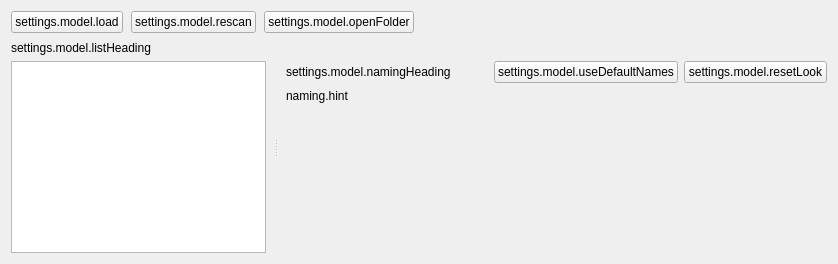
<?xml version="1.0" encoding="UTF-8"?>
<ui version="4.0">
 <class>ModelPage</class>
 <widget class="QWidget" name="ModelPage">
  <layout class="QVBoxLayout" name="rootLayout">
   <property name="spacing">
    <number>8</number>
   </property>
   <item>
    <layout class="QHBoxLayout" name="buttonRow">
     <item>
      <widget class="QPushButton" name="loadButton">
       <property name="text">
        <string>settings.model.load</string>
       </property>
      </widget>
     </item>
     <item>
      <widget class="QPushButton" name="rescanButton">
       <property name="text">
        <string>settings.model.rescan</string>
       </property>
      </widget>
     </item>
     <item>
      <widget class="QPushButton" name="openFolderButton">
       <property name="text">
        <string>settings.model.openFolder</string>
       </property>
      </widget>
     </item>
     <item>
      <spacer name="buttonSpacer">
       <property name="orientation">
        <enum>Qt::Horizontal</enum>
       </property>
       <property name="sizeHint" stdset="0">
        <size>
         <width>40</width>
         <height>20</height>
        </size>
       </property>
      </spacer>
     </item>
    </layout>
   </item>
   <item>
    <widget class="QSplitter" name="splitter">
     <property name="orientation">
      <enum>Qt::Horizontal</enum>
     </property>
     <property name="childrenCollapsible">
      <bool>false</bool>
     </property>
     <widget class="QWidget" name="leftPane">
      <layout class="QVBoxLayout" name="leftLayout">
       <property name="leftMargin">
        <number>0</number>
       </property>
       <property name="topMargin">
        <number>0</number>
       </property>
       <property name="rightMargin">
        <number>8</number>
       </property>
       <property name="bottomMargin">
        <number>0</number>
       </property>
       <item>
        <widget class="QLabel" name="listHeading">
         <property name="text">
          <string>settings.model.listHeading</string>
         </property>
        </widget>
       </item>
       <item>
        <widget class="QListWidget" name="modelList">
         <property name="minimumSize">
          <size>
           <width>180</width>
           <height>0</height>
          </size>
         </property>
        </widget>
       </item>
      </layout>
     </widget>
     <widget class="QWidget" name="rightPane">
      <layout class="QVBoxLayout" name="rightLayout">
       <property name="leftMargin">
        <number>8</number>
       </property>
       <property name="topMargin">
        <number>0</number>
       </property>
       <property name="rightMargin">
        <number>0</number>
       </property>
       <property name="bottomMargin">
        <number>0</number>
       </property>
       <item>
        <widget class="QLabel" name="currentModelName">
         <property name="text">
          <string/>
         </property>
         <property name="wordWrap">
          <bool>true</bool>
         </property>
        </widget>
       </item>
       <item>
        <layout class="QHBoxLayout" name="namingHeaderRow">
         <item>
          <widget class="QLabel" name="namingHeading">
           <property name="text">
            <string>settings.model.namingHeading</string>
           </property>
          </widget>
         </item>
         <item>
          <spacer name="namingHeaderSpacer">
           <property name="orientation">
            <enum>Qt::Horizontal</enum>
           </property>
           <property name="sizeHint" stdset="0">
            <size>
             <width>40</width>
             <height>20</height>
            </size>
           </property>
          </spacer>
         </item>
         <item>
          <widget class="QPushButton" name="defaultNamesButton">
           <property name="text">
            <string>settings.model.useDefaultNames</string>
           </property>
          </widget>
         </item>
         <item>
          <widget class="QPushButton" name="resetLookButton">
           <property name="text">
            <string>settings.model.resetLook</string>
           </property>
          </widget>
         </item>
        </layout>
       </item>
       <item>
        <widget class="QLabel" name="namingHint">
         <property name="text">
          <string>naming.hint</string>
         </property>
         <property name="wordWrap">
          <bool>true</bool>
         </property>
        </widget>
       </item>
       <item>
        <widget class="QScrollArea" name="namingScroll">
         <property name="widgetResizable">
          <bool>true</bool>
         </property>
         <property name="frameShape">
          <enum>QFrame::NoFrame</enum>
         </property>
         <widget class="QWidget" name="namingScrollContents"/>
        </widget>
       </item>
      </layout>
     </widget>
    </widget>
   </item>
  </layout>
 </widget>
 <resources/>
 <connections/>
</ui>
